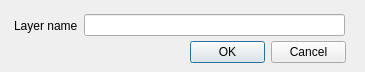
<?xml version="1.0" encoding="UTF-8"?>
<ui version="4.0">
 <class>LayerNameDialogBase</class>
 <widget class="QDialog" name="LayerNameDialogBase">
  <property name="geometry">
   <rect>
    <x>0</x>
    <y>0</y>
    <width>365</width>
    <height>72</height>
   </rect>
  </property>
  <property name="windowTitle">
   <string>TimML Element</string>
  </property>
  <widget class="QDialogButtonBox" name="button_box">
   <property name="geometry">
    <rect>
     <x>190</x>
     <y>40</y>
     <width>156</width>
     <height>24</height>
    </rect>
   </property>
   <property name="orientation">
    <enum>Qt::Horizontal</enum>
   </property>
   <property name="standardButtons">
    <set>QDialogButtonBox::Cancel|QDialogButtonBox::Ok</set>
   </property>
  </widget>
  <widget class="QWidget" name="layoutWidget">
   <property name="geometry">
    <rect>
     <x>14</x>
     <y>10</y>
     <width>331</width>
     <height>31</height>
    </rect>
   </property>
   <layout class="QHBoxLayout" name="horizontalLayout">
    <item>
     <widget class="QLabel" name="label">
      <property name="text">
       <string>Layer name</string>
      </property>
     </widget>
    </item>
    <item>
     <widget class="QLineEdit" name="lineEdit">
      <property name="baseSize">
       <size>
        <width>50</width>
        <height>0</height>
       </size>
      </property>
     </widget>
    </item>
   </layout>
  </widget>
 </widget>
 <resources/>
 <connections>
  <connection>
   <sender>button_box</sender>
   <signal>accepted()</signal>
   <receiver>LayerNameDialogBase</receiver>
   <slot>accept()</slot>
   <hints>
    <hint type="sourcelabel">
     <x>20</x>
     <y>20</y>
    </hint>
    <hint type="destinationlabel">
     <x>20</x>
     <y>20</y>
    </hint>
   </hints>
  </connection>
  <connection>
   <sender>button_box</sender>
   <signal>rejected()</signal>
   <receiver>LayerNameDialogBase</receiver>
   <slot>reject()</slot>
   <hints>
    <hint type="sourcelabel">
     <x>20</x>
     <y>20</y>
    </hint>
    <hint type="destinationlabel">
     <x>20</x>
     <y>20</y>
    </hint>
   </hints>
  </connection>
 </connections>
</ui>
